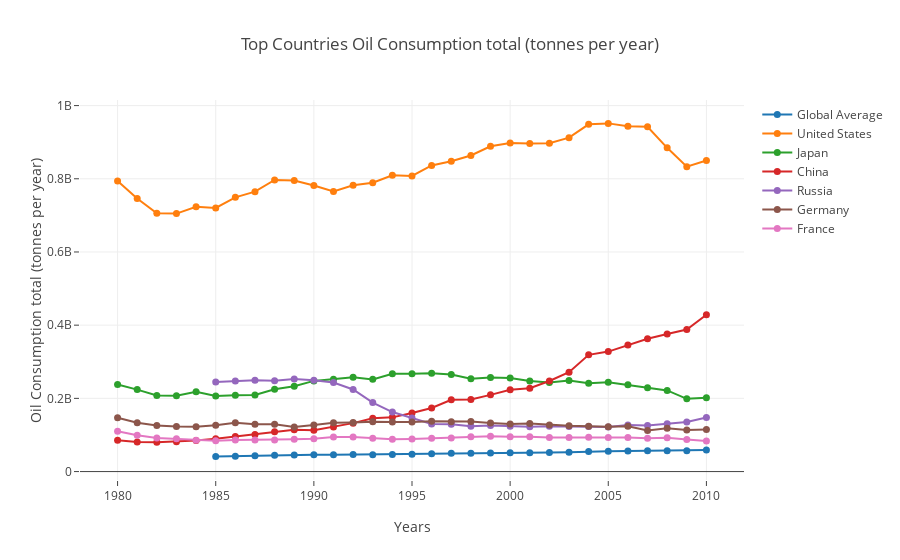

This figure's notebook cell:
### Markdown cell above
#### Answer: OilConsumption/Capita
> As seen the Top Consumer of Crude oil us Singapore and has been since 1993 before which UAE was the top consumer/capita
> however the consumption of UAE is on the fall.

### Code cell
explore_df(df['oil_consumption_total'])
